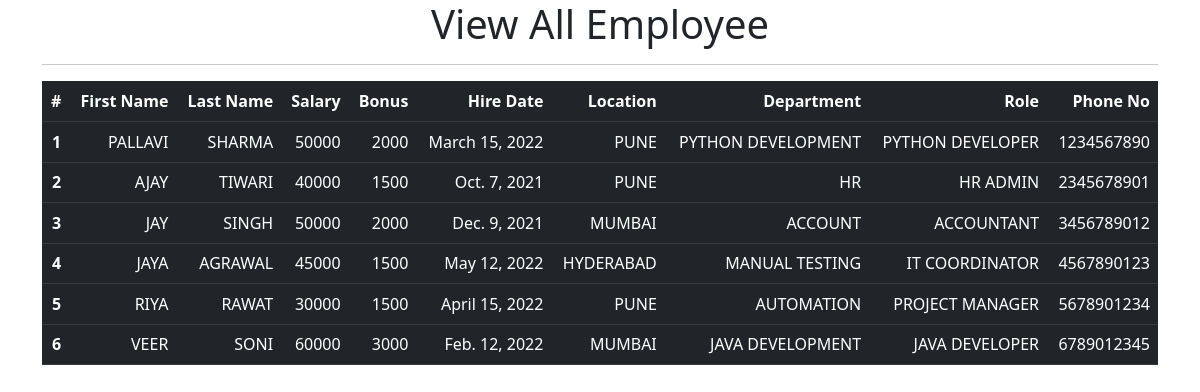
The app's page /all_emp with its own data.
### home/models.py (models this page shows, shortened)
class Employee(models.Model):
    first_name=models.CharField(max_length=20,null=False)
    last_name=models.CharField(max_length=20)
    dept=models.ForeignKey(Department,on_delete=models.CASCADE)
    salary=models.IntegerField(default=0)
    bonus=models.IntegerField(default=0)
    role=models.ForeignKey(Role,on_delete=models.CASCADE)
    phone=models.IntegerField(default=0)
    hire_date=models.DateField()

class Role(models.Model):
    name=models.CharField(max_length=20,null=False)

class Department(models.Model):
     name=models.CharField(max_length=20,null=False)
     location=models.CharField(max_length=20)

### home/views.py (the view)
# urls.py: path('all_emp',views.all_emp,name="all_emp"),
def all_emp(request):
    emps=Employee.objects.all()
    return render(request,'all_emp.html',{'emps':emps})

### templates/all_emp.html (shortened to what this page needs)
<!doctype html>
<html lang="ar" dir="rtl">
  <head>
    <link rel="stylesheet" href="https://cdn.jsdelivr.net/npm/bootstrap@5.2.0-beta1/dist/css/bootstrap.rtl.min.css">
  </head>
  <body>
    <div class="container">
        <h1><center>View All Employee</center></h1>
        <hr>
        <table class="table table-dark ">
            <thead>
              <tr>
                <th scope="col">Phone No</th>
                <th scope="col">Role</th>
                <th scope="col">Department</th>
                <th scope="col">Location</th>
                <th scope="col">Hire Date</th>
                <th scope="col">Bonus</th>
                <th scope="col">Salary</th>
                <th scope="col">Last Name</th>
                <th scope="col">First Name</th>
                <th scope="col">#</th>
              </tr>
            </thead>
            {% for emp in emps %}
            <tbody>
              <td>{{emp.phone}}</td>
              <td>{{emp.role.name}}</td>
              <td>{{emp.dept.name}}</td>
              <td>{{emp.dept.location}}</td>
              <td>{{emp.hire_date}}</td>
              <td>{{emp.bonus}}</td>
              <td>{{emp.salary}}</td>
              <td>{{emp.last_name}}</td>
              <td>{{emp.first_name}}</td>
              <th scope="row">{{emp.id}}</th>
            </tbody>
            {% endfor%}
          </table>
    </body>
</html>
  </body>
</html>

### records on screen
Employee: phone "1234567890", role.name "PYTHON DEVELOPER", dept.name "PYTHON DEVELOPMENT", dept.location "PUNE", hire_date "March 15, 2022", bonus "2000", salary "50000", last_name "SHARMA", first_name "PALLAVI", id "1"
Employee: phone "2345678901", role.name "HR ADMIN", dept.name "HR", dept.location "PUNE", hire_date "Oct. 7, 2021", bonus "1500", salary "40000", last_name "TIWARI", first_name "AJAY", id "2"
Employee: phone "3456789012", role.name "ACCOUNTANT", dept.name "ACCOUNT", dept.location "MUMBAI", hire_date "Dec. 9, 2021", bonus "2000", salary "50000", last_name "SINGH", first_name "JAY", id "3"
Employee: phone "4567890123", role.name "IT COORDINATOR", dept.name "MANUAL TESTING", dept.location "HYDERABAD", hire_date "May 12, 2022", bonus "1500", salary "45000", last_name "AGRAWAL", first_name "JAYA", id "4"
Employee: phone "5678901234", role.name "PROJECT MANAGER", dept.name "AUTOMATION", dept.location "PUNE", hire_date "April 15, 2022", bonus "1500", salary "30000", last_name "RAWAT", first_name "RIYA", id "5"
Employee: phone "6789012345", role.name "JAVA DEVELOPER", dept.name "JAVA DEVELOPMENT", dept.location "MUMBAI", hire_date "Feb. 12, 2022", bonus "3000", salary "60000", last_name "SONI", first_name "VEER", id "6"
